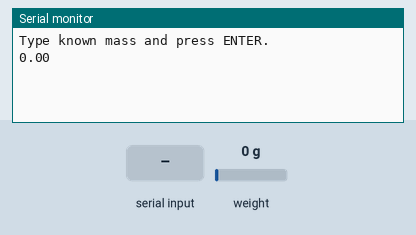
Bench run of a sketch on a simulated Arduino Uno, built with avr-gcc and run on an emulated ATmega328P. On the bench: the last lines printed to the serial monitor. The inputs (shaded band) are chosen by the test bench; at power-on: weight on the scale 0 g.

Above: at 1.2 s.
1.3 s: "90,45\n" received over Serial
At 3.92 s:
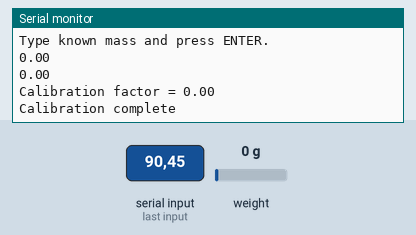
4.8 s: weight on the scale set to 100 g
At 5.4 s:
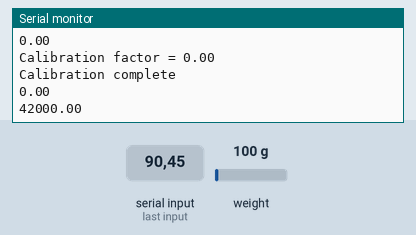
6.3 s: "30,150\n" received over Serial
7.8 s: weight on the scale set to 1250 g
At 9.7 s:
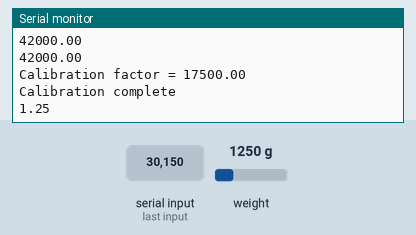
Timing chart, 0 to 10.3 s (numbered marks = the images above; inputs shaded):
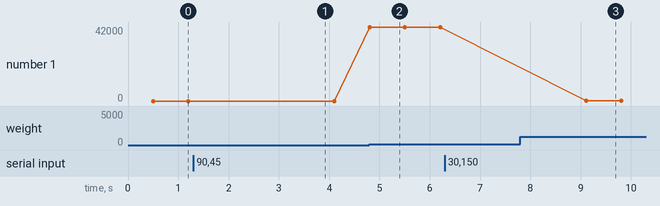

The sketch:

propulsion_thrust_test.ino
```cpp
#include "HX711.h"

HX711 scale;
float calibration_factor = 1.0;

void setup() {
  Serial.begin(9600);
  Serial.setTimeout(5000);
  scale.begin(4, 5);  // Asign pins to scale
  Serial.println("Type known mass and press ENTER.");
}

void loop() {

  if (Serial.available()) {
    String input = Serial.readStringUntil('\n');
    input.trim();

    // Tare
    if (input == "t") {
      scale.tare();
      return;
    }

    // Calibrate
    float known_mass = input.toFloat();
    if (known_mass > 0) {

      delay(200);

      long raw = scale.read_average(20);  // True raw val
      calibration_factor = raw / known_mass;
      scale.set_scale(calibration_factor);

      Serial.print("Calibration factor = ");
      Serial.println(calibration_factor);
      Serial.println("Calibration complete");
    }
  }

  // Read scale
  if (scale.is_ready()) {
    float val = scale.get_units(5);
    Serial.println(val);
  }

  delay(200);
}
```

Measured:
- after the input at 1.3 s, the serial monitor: prints a new line after 2.3 s (image 1)
- after the input at 4.8 s, the serial monitor: prints a new line at once (image 2)
- after the input at 7.8 s, the serial monitor: prints a new line after 0.81 s (image 3)
- plotted number 1: 0 → 42000 after the input at 4.8 s, 42000 → 1.25 after the input at 7.8 s
